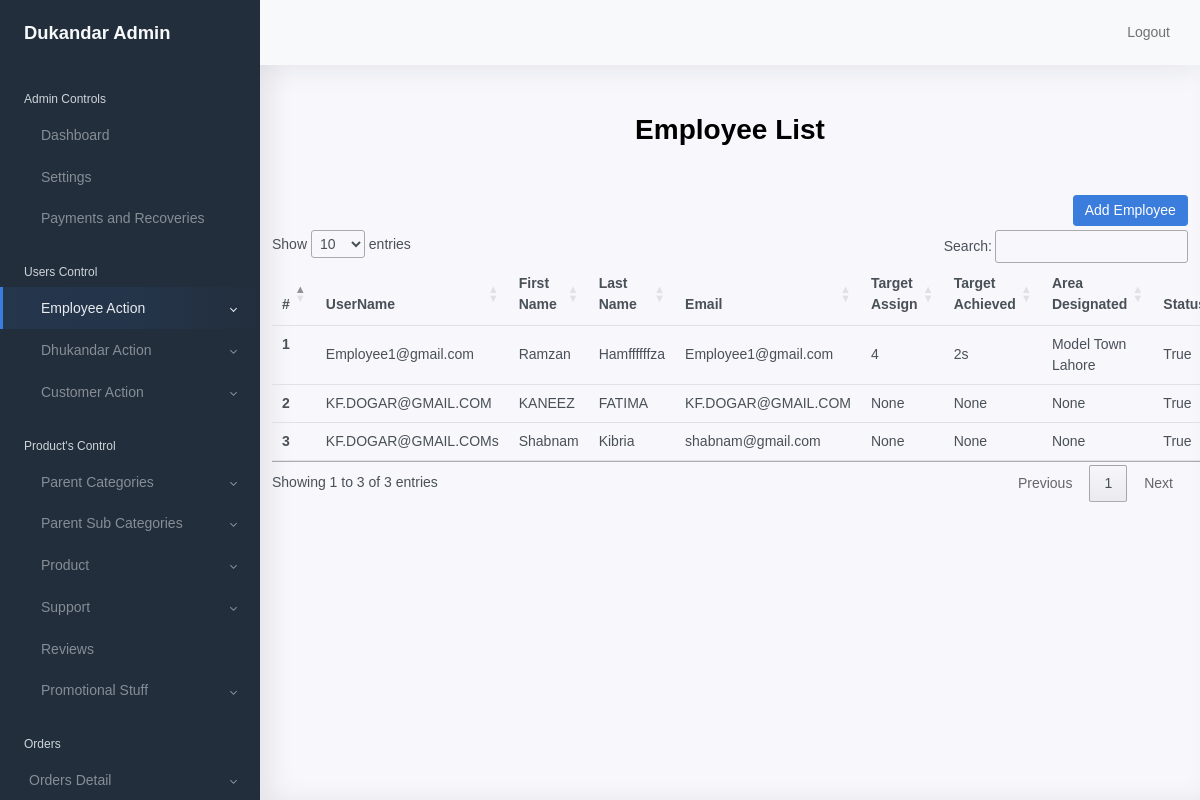
/employee/lists (signed in), run on an earlier commit of the app's database.
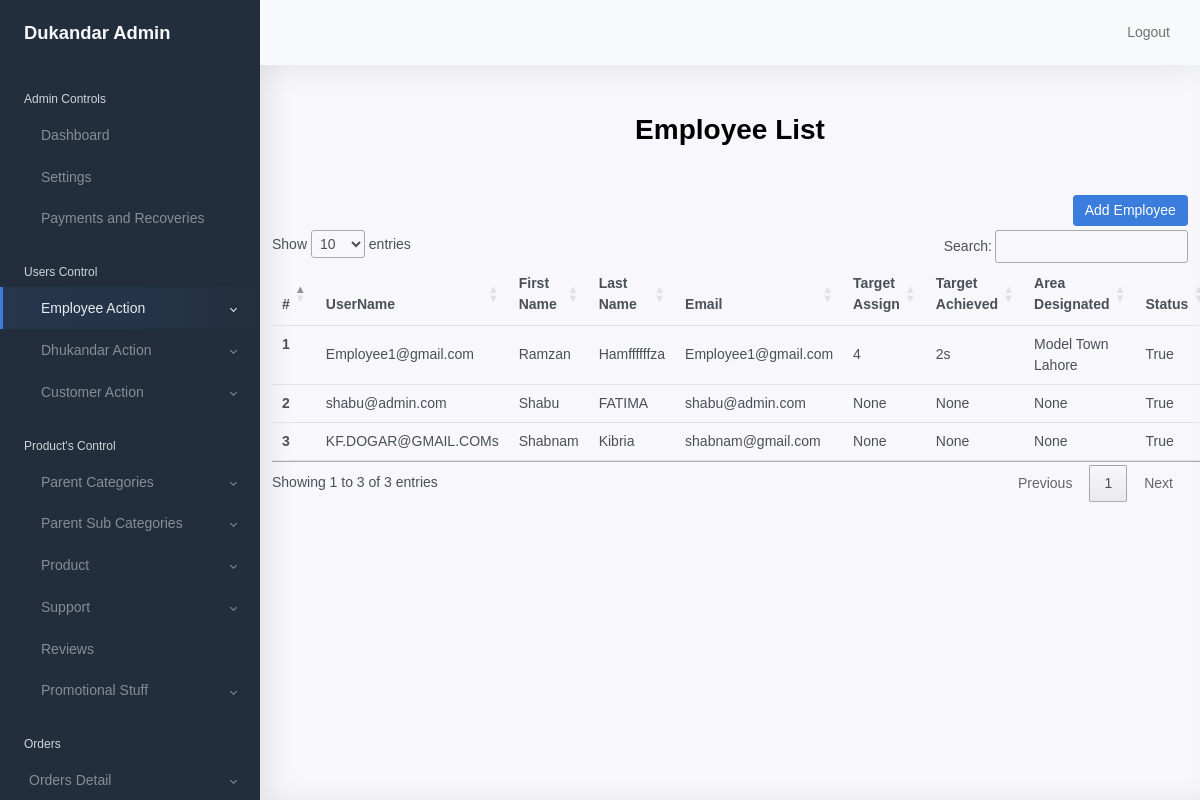
And on a later commit of the database.
### shopkeeper/models/models.py (models this page shows, shortened)
class Employee(models.Model):
    user = models.OneToOneField(User, related_name='user', on_delete=models.CASCADE, null=False)
    target_assign = models.CharField(max_length=10, null=True)
    target_achieved = models.CharField(max_length=10, null=True)
    area_designated = models.CharField(max_length=250, null=True, blank=True)
    phone_no = models.CharField(max_length=20, null=True)
    description = models.TextField(null=True)
    is_active = models.BooleanField(default=True)
    created_at = models.DateTimeField(auto_now_add=True)
    updated_at = models.DateTimeField(auto_now=True)
    class Meta:
        ordering = ['created_at']

class User(AbstractUser):
    address = models.CharField(max_length=250, null=True)
    user_type = models.CharField(max_length=16,
                                 choices=USER_CHOICES,
                                 default="CUSTOMER")
    block = models.BooleanField(default=False)
    is_active = models.BooleanField(default=True)
    created_at = models.DateTimeField(auto_now_add=True)
    updated_at = models.DateTimeField(auto_now=True)

### shopkeeper/views.py (the view)
# urls.py: path('employee/lists', employeeList, name='employee_list'),
@login_required(login_url='shopkeeper:admin_login')
def employeeList(request):
    employee_list =Employee.objects.all()
    context={
        'employee_list':employee_list
    }
    return render(request, 'shopkeeper/employee/list.html',context)

### shopkeeper/templates/shopkeeper/employee/list.html (shortened to what this page needs)
{% extends 'shopkeeper/base/base.html' %}
{% load static %}
{% block content %}
<div class="container">
        <h1 class="text-center mt-5 mb-5 font-weight-bold">Employee List</h1>
        <div class="row">
          <div class="col-12">
            <a type="submit" href="{% url 'shopkeeper:employee_setup' %}" class="btn btn-primary float-right mb-1" name="employee">Add
              Employee</a>
            <table class="table" id="employeeTable">
                <thead class="thead-dark">
                  <tr>
                    <th scope="col">#</th>
                    <th scope="col">UserName</th>
                    <th scope="col">First Name</th>
                    <th scope="col">Last Name</th>
                    <th scope="col">Email</th>
                    <th scope="col">Target Assign</th>
                    <th scope="col">Target Achieved</th>
                    <th scope="col">Area Designated</th>
                    <th scope="col">Status</th>
                  </tr>
                </thead>
                <tbody>
                    {% for employee in employee_list%}
                  <tr>
                    <th scope="row">{{forloop.counter}}</th>
                    <td>{{employee.user.username}}</td>
                    <td>{{employee.user.first_name}}</td>
                    <td>{{employee.user.last_name}}</td>
                    <td>{{employee.user.email}}</td>
                    <td>{{employee.target_assign}}</td>
                    <td>{{employee.target_achieved}}</td>
                    <td>{{employee.area_designated}}</td>
                    <td>{{employee.is_active}}</td>
                  </tr>
                  {% endfor %}
                </tbody>
              </table>
          </div>
        </div>
      </div>
{% endblock %}

What changed in the data, as far as the page shows it:
changed through a linked row, Employee "FATIMA": user.username "KF.DOGAR@GMAIL.COM" → "shabu@admin.com"; user.first_name "KANEEZ" → "Shabu"; user.email "KF.DOGAR@GMAIL.COM" → "shabu@admin.com"
